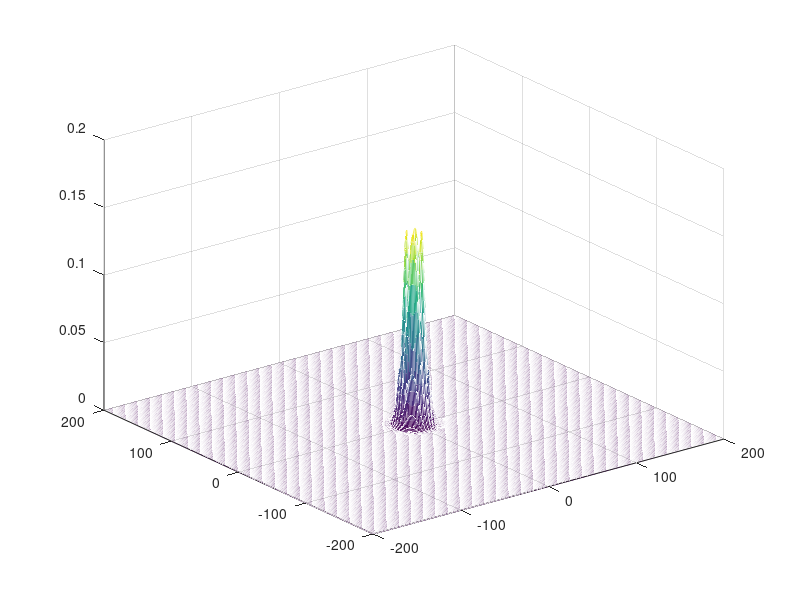

The MATLAB script that drew this image: (Note: this script raises an error after producing the figure.)
% This program is modified by Anjali Saini to determine the effect of potential on CS dynamics
% in 2D VCSEl incorporated with graphene saturable absorber and frequency selective feedback

clear all;
close all;

theta = 1.1; %detuning parameter
mu1 = 1.37; %pump parameter respectively for active  medium.   % range 1.39 - 1.507
alpha =2.7; %linewidth enhancement factor for active
gamma =0.55; %pump parameter respectively for passive medium.
beta = 1.4; %linewidth enhancement factor for passive
s = 10;
G = 4; %g1=g2=G=4
lambda = 0.6; %feed back bandwidth
sigma =0.4; %feedback strength
omega0 = 1.2;%resonance frequency
A=0.25;%amplitude of CS
alphaNS= 0.020;%amount of absorption which cannot be saturated
a1 = sigma*lambda^2/(lambda^2+omega0^2);
b1 = sigma*lambda*omega0/(lambda^2+omega0^2);
peako=A.^2;% peak intensity



%% Section to make transeverse space in X and Y dimesion %%%
largo=10;%10;%100;% % spatial pulse width
% fixing positioning window & maximum
fmax=40/(2*pi*largo); % maximum spectral frequency
X0 = largo*40; % spectral window
%initialization of space and frequency points
df=1/X0; % sampled spatial freq width
dx=1.0/(2.0*fmax); % sampled spectral width
nu=1;

while dx*(2^nu) < X0 % loop to get 2^n number of points to ease FFT
    nu=nu+1;
end

nx=2^nu; % no. of sample points in 2^n
dx=X0/nx; % adjusting the sampling space width
fmax=1.0/(2.0*dx); % adjusting the max frequency
dw=2*pi*df;

% Definition of spectral and frequency variables
n1=nx/2;
n2=n1-1;
x1=(-n1:n2)*dx;
x2=(-n1:n2)*dx;
[X,Y]= meshgrid(x1,x2);
size(X)
w1=(-n1:n2)*dw;
w2=(-n1:n2)*dw;
[Kx,Ky]= meshgrid(w1,w2);

%% %% calculation of L_D L_NL & time steps %%%%%%
Aireff=55; % effective core area in micrometre^2
wavelength=1330;  %*1e-9;    % emmission wavelength (in meters) of VCSEL (NRadwell Thesis)
coef_dt=1.e-2; % a fraction useful to set temporal steps
gamma1=2*pi*(2.7e-20)/(280e-9*Aireff*(1e-6)^2);
L_NL=1/(gamma1*peako);
L_D=4*pi^2*largo^2/wavelength;  %diffraction length in meter
% L_D=largo*largo/abs(gvd);5this is for fibre where dispersion will occur
Lmin=min([L_NL L_D]); % minimum length effect is more
% L=1*a*L_D; % total length of the fiber set to one dispersion length
L=wavelength;
tstep=coef_dt*Lmin; % step size in time direction
npt=round(L/tstep); % no. of steps in time direction
tstep=(L/npt); % re-adjusting the tstep for whole number of no. of steps

%% Input pulse form of field%%%
f=w1/(2*pi);
% u1=A*exp(-(X/largo).*(Y/largo));
% u1=A*sech((X)/largo).*sech((1.5*Y)/(largor));
% u1=A*sech((X)/largo).*sech((Y)/(largo)); %this is for original trapping

%u1=A*(exp(-(X).^2./largo^2-(Y).^2./largo^2));

delta = 5;
u1=A*sin(delta*(X.*Y./largo^2)).*(exp(-(X).^2./largo^2-(Y).^2./largo^2));

 %u1=A*(exp(-(X).^2./largo^2-(Y).^2./largo^2));
%u1 = A*(cosh(X)*sinh(Y));
UU = u1;%required for saving field
Vpt=fftshift(fft2(u1)); % Fourier transform
d = abs(u1); %input intensity
k=max(max(d)); %maximum intesity, same as peako
KK=k;
figure;
mesh(x1,x2,d);
ax=gca;
ax.XAxis.FontSize=15;
ax.YAxis.FontSize=15;
ax.ZAxis.FontSize=15;
ax.LineWidth=3;
ax.FontWeight = 'normal';
title( ["Input", num2str(k)] );
xlabel("x",'FontName','Gabriola','FontSize',20,"FontWeight","bold")
ylabel("y",'FontName','Gabriola','FontSize',20,"FontWeight","bold")
zlabel("|E|","Rotation",0,"FontSize",20,"FontWeight","bold")

figure
contour(x1,x2,d,'LineWidth', 3);
ax=gca;
ax.XAxis.FontSize=15;
ax.YAxis.FontSize=15;
ax.ZAxis.FontSize=15;
ax.LineWidth=3;
ax.FontWeight = 'normal';
xlabel("x",'FontName','Gabriola','FontSize',20,"FontWeight","bold")
ylabel("y",'FontName','Gabriola','FontSize',20,"FontWeight","bold","Rotation",0)

%% Defining potential

% POT = 1*(0.0008).*(cos(0.031*X).*cos(0.031*Y));%trapped at centre without forming other CS
% POT = 1*(0.00085).*(cos(0.031*X).*cos(0.031*Y));%trapped at centre without forming other CS
%POT = 1*(0.000).*(cos(0.031*X).*cos(0.031*Y));%trapped at centre without forming other CS

r = sqrt(X.^2+Y.^2);
height_potential = 155;
period_potential = 20;
POT = height_potential.*(sinc(period_potential*r));

%delta = 15;
%POT = sin(delta*(X.*Y./largo^2)).*(exp(-(X).^2./largo^2-(Y).^2./largo^2));

%bessel_order = 2
%POT = height_potential.*besselj(2,period_potential*r)

OO= max(max(POT)); % peak amplitude of potential
figure;
mesh(X,Y,POT);
hold on;
SC=meshc(X,Y,POT);
%ax.ZLim(2)=0.001
SC(2).ZLocation="zmax";

ax=gca;
% ax.Zlim(2)=
ax.XAxis.FontSize=15;
ax.YAxis.FontSize=15;
ax.ZAxis.FontSize=15;
ax.LineWidth=3;
ax.FontWeight = 'normal';

xlabel("x",'FontName','Gabriola','FontSize',20,"FontWeight","bold")
ylabel("y",'FontName','Gabriola','FontSize',20,"FontWeight","bold")
zlabel("V(x,y)","Rotation",0,"FontSize",20,"FontWeight","bold")
drawnow;
figure;
contour(X,Y,POT,'LineWidth', 2);
ax=gca;
ax.XAxis.FontSize=15;
ax.YAxis.FontSize=15;
ax.ZAxis.FontSize=15;
ax.LineWidth=3;
ax.FontWeight = 'normal';
xlabel("x",'FontName','Gabriola','FontSize',20,"FontWeight","bold")
ylabel("y",'FontName','Gabriola','FontSize',20,"FontWeight","bold","Rotation",0)
drawnow;

%% Temporal evolution of input profile is sudied by itetration
t = 0; % initial time
li1 = 1; % running variable used for storing the data during propagation
li=1;%variable to draw trajectory
U = u1; % U for using in the SSFM loop

%%% loop for number of soliton periods %%%%%
iteration = 5; % number of soliton periods
niter=400; % value set to save the pulse field envelope
%%%%%%%%%%%%
f1 = figure;
%nm = char(floor(rand()*(123-97))+97);
nm = join([string(height_potential),string(period_potential)],'-')

%v = VideoWriter(plus("Sinc_",nm),"MPEG-4");

% v = VideoWriter(plus("Sinc_",nm),"MPEG-4");

v = VideoWriter(plus(nm,plus("TCMSG_",string(delta))),"MPEG-4");

open(v)

f2 = figure;

%v2 = VideoWriter(plus("Sinc_cont_",nm),"MPEG-4");

% v2 = VideoWriter(plus("Sinc_cont_",nm),"MPEG-4");

v2 = VideoWriter(plus(nm,plus("TCMSG_cont_",string(delta))),"MPEG-4");

open(v2)
for li2=1:iteration
    h=tstep;

    %%%% split-step Fourier transform method loop starts here %%%%
    diffraction=1*(-1+1i*theta+a1-1i*b1-1i*Kx.^2-1i*Ky.^2).*(h/2);
    for indice=1:npt
        % first-half diffraction
        V = fftshift(ifft2(U)); % Fourier transform
        V = V.*exp(diffraction); % calculation of diffraction
        U = (fft2(fftshift(V))); % Inverse Fourier transform
        %full nonlinearity
        P = abs(U).^2; % Intensity
        nonlinearity=1*(1i*POT+mu1*(1-1i*alpha)./(1+G*P)-gamma*(1-1i*beta)./(1+s*G*P)+alphaNS).*h;
        %  nonlinearity=1*(mu1*(1-1i*alpha)./sqrt((1+P))-gamma*(1-1i*beta)./sqrt((1+s*G*P))+alphaNS).*h;
        % nonlinearity=1*(mu1*(1-1i*alpha)./(1+G*P)-gamma*(1-1i*beta)./(1+s*P)+alphaNS).*h;                             % Active
        U = U.*exp(nonlinearity); % calculation of nonlinear
        %second-half diffraction
        V = fftshift(ifft2(U)); % Fourier transform
        V = V.*exp(diffraction); % calculation of diffraction
        U = (fft2(fftshift(V))); % Inverse Fourier transform
        % Incrementation of t
        t = t + h;
        %% condition to calculate the pulse parameters. if indice=niter then
        %%%%% pulse parameters are calculated for each tstep %%%%%%%%%%%%%

        if mod(indice,niter) == 0
            li1=li1+1;
            % saving the field
            UU =[UU; U];
            %%%% saving the temporal data %%%%%%%%%%%%%%%%%
            tt(li1)=t;
            D=abs((U));
            K=max(max(D));
            KK = [KK;K];


            % % % % plotting 3d plot of field after ssfm
            set(0, 'CurrentFigure', f1);
            set(gcf,'color','w');
            mesh(X,Y,D);
            ax=gca;
            ax.XAxis.FontSize=15;
            ax.YAxis.FontSize=15;
            ax.ZAxis.FontSize=15;
            ax.LineWidth=2;
            ax.FontWeight = 'normal';
            hold on
            % plot3(X, 200*ones(size(Y)), S); % project in x-z axis at y=200
            plot3(50*ones(size(X)), Y, max(D,[],2)); % project in y-z axis at x=200
            % plot3(X, Y,-0.1*ones(size(D))); % project in y-z axis at x=200

            title( [ "At time ",num2str(t)],FontSize=25 );
            xlabel("x",'FontName','Gabriola','FontSize',20,"FontWeight","bold",'Position',[59.558882937006274,-268.3584679325122,-0.031134065281436])
            ylabel("y",'FontName','Gabriola','FontSize',20,"FontWeight","bold",'Position',[-270.178730329013,49.55470237863301,-0.005902343738333])
            zlabel("|E|","Rotation",0,"FontSize",20,"FontWeight","bold",'Position',[-274.8251 213.229 0.25])
            %ax.XLim=[-50 50]; % comment or uncomment
            %ax.YLim=[-50 50];

            drawnow;
            video = getframe(gcf);
            writeVideo(v,video)
            hold off

            %plot *contour plots* of CS with contour plot of potenital
            set(0, 'CurrentFigure', f2)
            clf();
            set(gcf,'color','w');
            ax1 = axes;
            contour(ax1,X,Y,POT,'LineWidth', 1.5);
            title( [ 'At time',num2str(t)],FontSize=25 );
            xlabel(ax1,"x",'FontName','Gabriola','FontSize',20,"FontWeight","bold",'Position',[39.81781991419457 -230.7146732453936 1.000000000000014]);
            ylabel(ax1,"y",'FontName','Gabriola','FontSize',20,"FontWeight","bold",'Position',[-250.7480754539066 -46.88837655891389 1.000000000000014],Rotation=0.0);
            ax2 = axes;
            [CS,HI]=contour(ax2,X,Y,D,'LineWidth', 2);
            % linkaxes([ax1,ax2])
            hLink = linkprop([ax1,ax2],{'XLim','YLim','ZLim','CameraUpVector','CameraPosition','CameraTarget'});
            ax2.Visible = 'off';
            ax2.XTick = [];
            ax2.YTick = [];
            ax1.XAxis.FontSize=15;
            ax1.YAxis.FontSize=15;
            ax1.FontWeight = 'normal';
            ax1.LineWidth=2;

            %ax1.XLim=[-50 50]; % comment or uncomment
            %ax1.YLim=[-50 50];

            colormap(ax1,'parula')
            colormap(ax2,'jet')
            %%Then add colorbars and get everything lined up
            set([ax1,ax2],'Position',[0.211458333333333 0.1792656587473 0.643541666666666 0.745734341252686]);

            cb1 = colorbar(ax1,'Position',[0.08125,0.173416407061266,0.018750000000001,0.74558670820353],'FontSize',15,'FontWeight','bold');
            cb1.Label.String = 'V';
            cb1.Label.Position = [1.001851930220922,-0.2940983007688791,0]; % to change its position
            cb1.Label.Rotation = 0; % to rotate the text

            cb2 = colorbar(ax2,'Position',[0.913541666666665,0.176531671858775,0.018750000000001,0.74558670820353],'FontSize',15,'FontWeight','bold');
            cb2.Label.String = '|E|';
            pos2 = get(cb2,'Position');
            cb2.Label.Position = [1.09602271185981,0.041829903602393,0]; % to change its position
            cb2.Label.Rotation = 0; % to rotate the text
            %clim([0 max(max(D))]);
            drawnow;
            video2 = getframe(gcf);
            writeVideo(v2,video2)
            hold off

        end % if

    end % for indice
    %print("done")
    %close(vid2)
end % for iteration
close(v)

close(v2)


